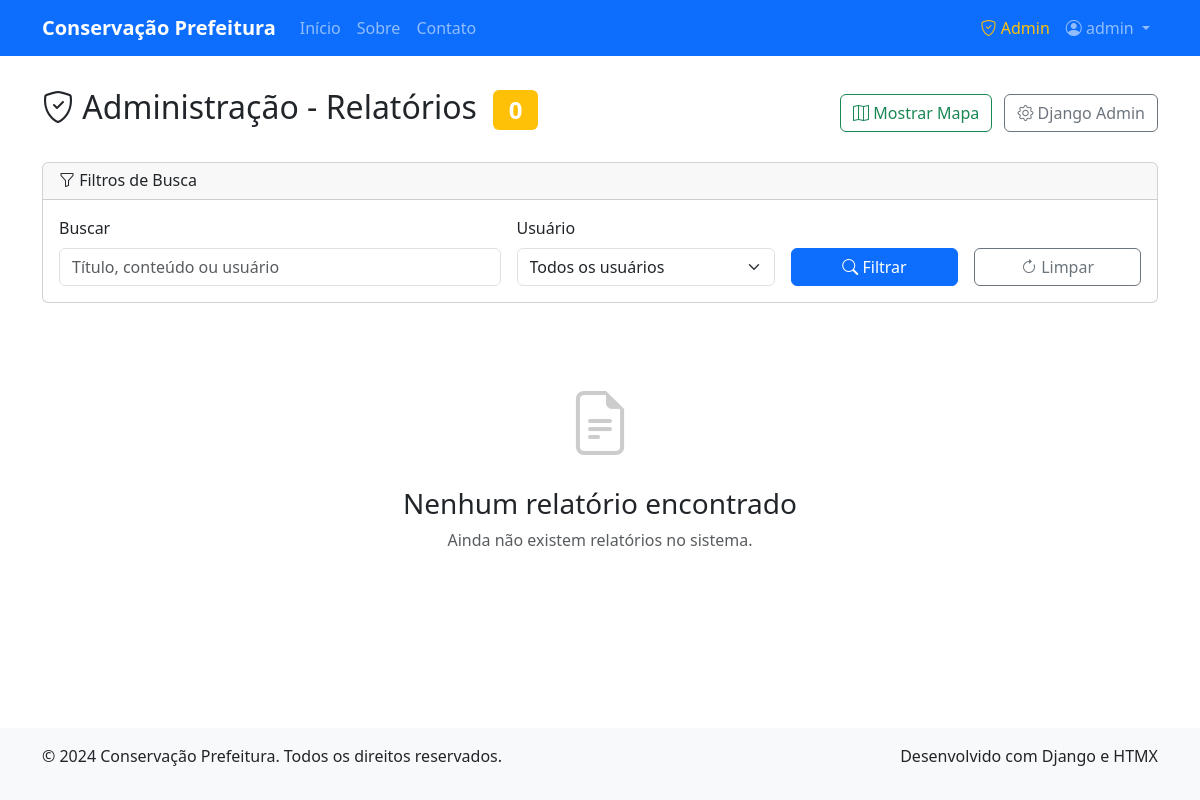
The page /painel/relatorios/ (signed in) on the database as committed earlier.
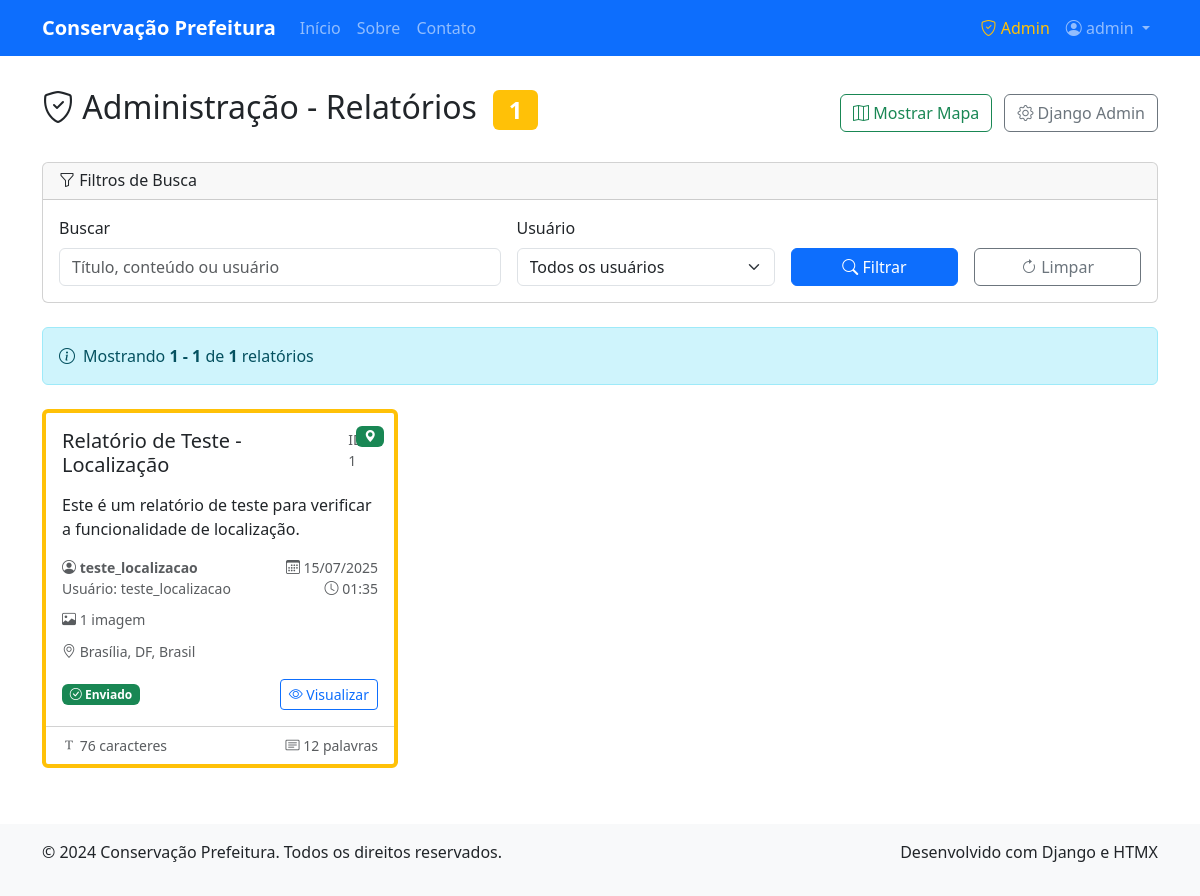
The same page on the database as committed later.
### core/models.py (models this page shows, shortened)
class Relatorio(models.Model):
    usuario = models.ForeignKey(
        User,
        on_delete=models.CASCADE,
        verbose_name="Usuário",
        null=True,
        blank=True,
        help_text="Usuário logado que criou o relatório"
    )
    nome_usuario = models.CharField(
        max_length=100,
        verbose_name="Nome do Usuário",
        blank=True,
        help_text="Nome do usuário quando não logado"
    )
    email_usuario = models.EmailField(
        verbose_name="Email do Usuário",
        blank=True,
        help_text="Email do usuário quando não logado"
    )
    titulo = models.CharField(
        max_length=200,
        verbose_name="Título"
    )
    conteudo = models.TextField(
        verbose_name="Conteúdo"
    )
    latitude = models.DecimalField(
        max_digits=10,
        decimal_places=8,
        null=True,
        blank=True,
        verbose_name="Latitude",
        help_text="Latitude da localização do relatório"
    )
    longitude = models.DecimalField(
        max_digits=11,
        decimal_places=8,
        null=True,
        blank=True,
        verbose_name="Longitude",
        help_text="Longitude da localização do relatório"
    )
    endereco = models.CharField(
        max_length=255,
        blank=True,
        verbose_name="Endereço",
        help_text="Endereço da localização do relatório"
    )
    data_criacao = models.DateTimeField(
        default=timezone.now,
        verbose_name="Data de Criação"
    )
    class Meta:
        verbose_name = "Relatório"
        verbose_name_plural = "Relatórios"
        ordering = ['-data_criacao']
    @property
    def nome_autor(self):
        if self.usuario:
            return self.usuario.username
        elif self.nome_usuario:
            return self.nome_usuario
        else:
            return "Anônimo"
    @property
    def tem_localizacao(self):
        return self.latitude is not None and self.longitude is not None

### core/views.py (the view, shortened to what this page needs)
# urls.py: path('painel/relatorios/', views.admin_relatorios, name='admin_relatorios'),
@login_required
@user_passes_test(is_admin)
def admin_relatorios(request):
    relatorios = Relatorio.objects.all().select_related('usuario').prefetch_related('imagens_relatorio')
    search = request.GET.get('search', '')
    usuario_filtro = request.GET.get('usuario', '')
    if usuario_filtro:
        relatorios = relatorios.filter(
            Q(usuario__username=usuario_filtro) |
            Q(nome_usuario=usuario_filtro)
        )
    paginator = Paginator(relatorios, 15)
    page_number = request.GET.get('page')
    page_obj = paginator.get_page(page_number)
    usuarios_logados = User.objects.filter(relatorio__isnull=False).distinct()
    usuarios_anonimos = Relatorio.objects.filter(usuario__isnull=True).exclude(nome_usuario='').values_list('nome_usuario', flat=True).distinct()
    relatorios_com_localizacao = Relatorio.objects.filter(
        latitude__isnull=False,
        longitude__isnull=False
    ).count()
    return render(request, 'core/admin_relatorios.html', {
        'relatorios': page_obj,
        'usuarios_logados': usuarios_logados,
        'usuarios_anonimos': usuarios_anonimos,
        'search': search,
        'usuario_filtro': usuario_filtro,
        'total_relatorios': relatorios.count(),
        'relatorios_com_localizacao': relatorios_com_localizacao
    })

### core/templates/core/admin_relatorios.html (shortened to what this page needs)
{% extends 'core/base.html' %}
{% block extra_css %}
<link rel="stylesheet" href="https://unpkg.com/leaflet@1.9.4/dist/leaflet.css" />
{% endblock %}
{% block content %}
<div class="row">
    <div class="col-12">
        <div class="d-flex justify-content-between align-items-center mb-4">
            <h2>
                <i class="bi bi-shield-check"></i> Administração - Relatórios
                <span class="badge bg-warning ms-2">{{ total_relatorios }}</span>
            </h2>
            <div>
                <button class="btn btn-outline-success me-2" id="toggle-map">
                    <i class="bi bi-map"></i> <span id="map-toggle-text">Mostrar Mapa</span>
                </button>
                <a href="{% url 'admin:index' %}" class="btn btn-outline-secondary">
                    <i class="bi bi-gear"></i> Django Admin
                </a>
            </div>
        </div>
        <div class="card mb-4">
            <div class="card-header">
                <h6 class="card-title mb-0">
                    <i class="bi bi-funnel"></i> Filtros de Busca
                </h6>
            </div>
            <div class="card-body">
                <form method="get" class="row g-3">
                    <div class="col-md-5">
                        <label for="search" class="form-label">Buscar</label>
                        <input type="text" class="form-control" id="search" name="search"
                               value="{{ search }}" placeholder="Título, conteúdo ou usuário">
                    </div>
                    <div class="col-md-3">
                        <label for="usuario" class="form-label">Usuário</label>
                        <select class="form-select" id="usuario" name="usuario">
                            <option value="">Todos os usuários</option>
                        </select>
                    </div>
                    <div class="col-md-2">
                        <label class="form-label">&nbsp;</label>
                        <div class="d-grid gap-2">
                            <button type="submit" class="btn btn-primary">
                                <i class="bi bi-search"></i> Filtrar
                            </button>
                        </div>
                    </div>
                    <div class="col-md-2">
                        <label class="form-label">&nbsp;</label>
                        <div class="d-grid gap-2">
                            <a href="{% url 'core:admin_relatorios' %}" class="btn btn-outline-secondary">
                                <i class="bi bi-arrow-clockwise"></i> Limpar
                            </a>
                        </div>
                    </div>
                </form>
            </div>
        </div>
        {% if relatorios %}
            <div class="alert alert-info d-flex align-items-center mb-4">
                <i class="bi bi-info-circle me-2"></i>
                <div>
                    Mostrando <strong>{{ relatorios.start_index }} - {{ relatorios.end_index }}</strong>
                    de <strong>{{ total_relatorios }}</strong> relatórios
                </div>
            </div>
            <div class="row">
                {% for relatorio in relatorios %}
                    <div class="col-md-6 col-lg-4 mb-4">
                        <div class="card h-100 border-start border-warning border-4 position-relative">
                            {% if relatorio.tem_localizacao %}
                                <span class="location-badge">
                                    <span class="badge bg-success">
                                        <i class="bi bi-geo-alt-fill"></i>
                                    </span>
                                </span>
                            {% endif %}
                            <div class="card-body">
                                <div class="d-flex justify-content-between mb-2">
                                    <h5 class="card-title">{{ relatorio.titulo }}</h5>
                                    <small class="text-muted">ID: {{ relatorio.pk }}</small>
                                </div>
                                <p class="card-text">
                                    {{ relatorio.conteudo|truncatewords:15 }}
                                </p>
                                <div class="mb-3">
                                    <div class="d-flex justify-content-between">
                                        <small class="text-muted">
                                            <i class="bi bi-person-circle"></i>
                                            <strong>
                                                {% if relatorio.usuario %}
                                                    {{ relatorio.usuario.username }}
                                                {% else %}
                                                    {{ relatorio.nome_usuario|default:"Anônimo" }}
                                                {% endif %}
                                            </strong>
                                        </small>
                                        <small class="text-muted">
                                            <i class="bi bi-calendar3"></i>
                                            {{ relatorio.data_criacao|date:"d/m/Y" }}
                                        </small>
                                    </div>
                                    <div class="d-flex justify-content-between">
                                        <small class="text-muted">
                                            {% if relatorio.usuario %}
                                                {% if relatorio.usuario.get_full_name %}
                                                    {{ relatorio.usuario.get_full_name }}
                                                {% else %}
                                                    Usuário: {{ relatorio.usuario.username }}
                                                {% endif %}
                                            {% else %}
                                                {% if relatorio.email_usuario %}
                                                    <i class="bi bi-envelope"></i> {{ relatorio.email_usuario }}
                                                {% else %}
                                                    (Usuário anônimo)
                                                {% endif %}
                                            {% endif %}
                                        </small>
                                        <small class="text-muted">
                                            <i class="bi bi-clock"></i>
                                            {{ relatorio.data_criacao|time:"H:i" }}
                                        </small>
                                    </div>
                                    {% if relatorio.imagens_relatorio.count > 0 %}
                                        <div class="mt-2">
                                            <small class="text-muted">
                                                <i class="bi bi-image"></i> {{ relatorio.imagens_relatorio.count }} imagem{{ relatorio.imagens_relatorio.count|pluralize }}
                                            </small>
                                        </div>
                                    {% endif %}
                                    {% if relatorio.tem_localizacao %}
                                        <div class="mt-2">
                                            <small class="text-muted">
                                                <i class="bi bi-geo-alt"></i> {{ relatorio.endereco|default:"Localização registrada" }}
                                            </small>
                                        </div>
                                    {% endif %}
                                </div>
                                <div class="d-flex justify-content-between align-items-center">
                                    <span class="badge bg-success">
                                        <i class="bi bi-check-circle"></i> Enviado
                                    </span>
                                    <a href="{% url 'core:detalhes_relatorio' relatorio.pk %}"
                                       class="btn btn-sm btn-outline-primary">
                                        <i class="bi bi-eye"></i> Visualizar
                                    </a>
                                </div>
                            </div>
                            <div class="card-footer bg-transparent">
                                <div class="d-flex justify-content-between">
                                    <small class="text-muted">
                                        <i class="bi bi-fonts"></i> {{ relatorio.conteudo|length }} caracteres
                                    </small>
                                    <small class="text-muted">
                                        <i class="bi bi-card-text"></i> {{ relatorio.conteudo|wordcount }} palavras
                                    </small>
                                </div>
                            </div>
                        </div>
                    </div>
                {% endfor %}
            </div>
        {% else %}
            <div class="text-center py-5">
                <i class="bi bi-file-earmark-text" style="font-size: 4rem; color: #ccc;"></i>
                <h3 class="mt-3">Nenhum relatório encontrado</h3>
                <p class="text-muted">
                    {% if search or usuario_filtro %}
                        Não há relatórios que correspondam aos filtros aplicados.
                        <br>
                        <a href="{% url 'core:admin_relatorios' %}" class="btn btn-outline-primary mt-2">
                            <i class="bi bi-arrow-clockwise"></i> Limpar Filtros
                        </a>
                    {% else %}
                        Ainda não existem relatórios no sistema.
                    {% endif %}
                </p>
            </div>
        {% endif %}
    </div>
</div>
{% endblock %}

### core/templates/core/base.html (shortened to what this page needs)
<!DOCTYPE html>
<html lang="pt-BR">
<head>
    <link href="https://cdn.jsdelivr.net/npm/bootstrap@5.3.0/dist/css/bootstrap.min.css" rel="stylesheet">
    <link href="https://cdn.jsdelivr.net/npm/bootstrap-icons@1.10.0/font/bootstrap-icons.css" rel="stylesheet">
    {% block extra_css %}{% endblock %}
</head>
<body class="d-flex flex-column min-vh-100">
    <nav class="navbar navbar-expand-lg navbar-dark bg-primary">
        <div class="container">
            <a class="navbar-brand" href="{% url 'core:home' %}">Conservação Prefeitura</a>
            <div class="collapse navbar-collapse" id="navbarNav">
                <ul class="navbar-nav me-auto">
                    <li class="nav-item">
                        <a class="nav-link" href="{% url 'core:home' %}">Início</a>
                    </li>
                    <li class="nav-item">
                        <a class="nav-link" href="{% url 'core:sobre' %}">Sobre</a>
                    </li>
                    <li class="nav-item">
                        <a class="nav-link" href="{% url 'core:contato' %}">Contato</a>
                    </li>
                </ul>
                <ul class="navbar-nav">
                    <li class="nav-item">
                        {% if user.is_authenticated and user.is_staff %}
                            <a class="nav-link text-warning" href="{% url 'core:admin_relatorios' %}">
                                <i class="bi bi-shield-check"></i> Admin
                            </a>
                        {% else %}
                            <a class="nav-link text-warning" href="{% url 'login' %}">
                                <i class="bi bi-shield-lock"></i> Admin
                            </a>
                        {% endif %}
                    </li>
                    {% if user.is_authenticated %}
                        <li class="nav-item dropdown">
                            <a class="nav-link dropdown-toggle" href="#" id="navbarDropdown" role="button" data-bs-toggle="dropdown">
                                <i class="bi bi-person-circle"></i> {{ user.username }}
                            </a>
                        </li>
                    {% endif %}
                </ul>
            </div>
        </div>
    </nav>
    <main class="main-content">
        <div class="container">
            {% block content %}
            {% endblock %}
        </div>
    </main>
    <footer class="footer mt-auto">
        <div class="container">
            <div class="row">
                <div class="col-md-6">
                    <p>&copy; 2024 Conservação Prefeitura. Todos os direitos reservados.</p>
                </div>
                <div class="col-md-6 text-end">
                    <p>Desenvolvido com Django e HTMX</p>
                </div>
            </div>
        </div>
    </footer>
</body>
</html>

Rows that differ between the two databases and show on the page:
added Relatorio: latitude -15.7801 (drawn), titulo "Relatório de Teste - Localização", pk "1", conteudo "Este é um relatório de teste para verificar a funcionalidade de localização.", usuario.username "teste_localizacao", data_criacao "15/07/2025", data_criacao "01:35", imagens_relatorio.count "1", endereco "Brasília, DF, Brasil", conteudo|length "76", conteudo "12"
Other text that changed with them:
{{ total_relatorios }}: "0" → "1"
{{ relatorios.start_index }}: (not shown) → "1"
{{ relatorios.end_index }}: (not shown) → "1"
{{ total_relatorios }}: (not shown) → "1"
text no longer shown: "Nenhum relatório encontrado Ainda não existem relatórios no sistema."
text now shown: "Mostrando - de relatórios"
